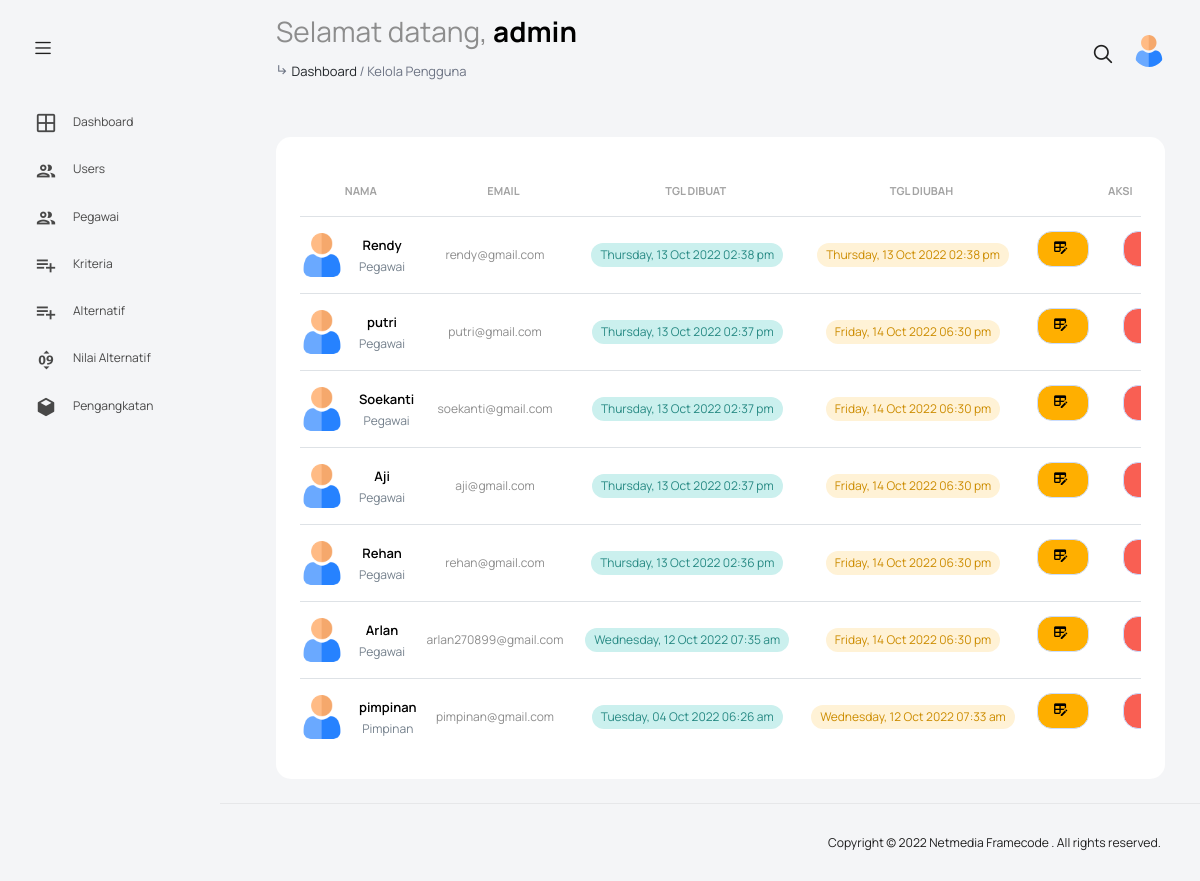
Page /views/users.php (signed in) on the committed database.
### tables this page shows
CREATE TABLE `users` (
  `id_user` int(11) NOT NULL,
  `id_role` int(11) NOT NULL DEFAULT 3,
  `username` varchar(50) NOT NULL,
  `email` varchar(100) NOT NULL,
  `password` varchar(100) NOT NULL,
  `created_at` datetime NOT NULL DEFAULT current_timestamp(),
  `updated_at` datetime NOT NULL DEFAULT current_timestamp()
);

CREATE TABLE `users_role` (
  `id_role` int(11) NOT NULL,
  `roles` varchar(50) NOT NULL
);

### controller/script.php (called while the page is built, shortened)
<?php
require_once("db_connect.php");
if (isset($_SESSION['data-user'])) {
  $idUser = htmlspecialchars(addslashes(trim(mysqli_real_escape_string($conn, $_SESSION['data-user']['id']))));
  if ($_SESSION['data-user']['role'] == 1) {
    $data_role1 = 25;
    $page_role1 = isset($_GET["page"]) ? (int)$_GET["page"] : 1;
    $awal_data_role1 = ($page_role1 > 1) ? ($page_role1 * $data_role1) - $data_role1 : 0;
    $users = mysqli_query($conn, "SELECT * FROM users JOIN users_role ON users.id_role=users_role.id_role WHERE users.id_user!='$idUser' ORDER BY users.id_user DESC LIMIT $awal_data_role1, $data_role1");
  }
}

### views/users.php (the view, shortened to what this page needs)
<?php require_once("../controller/script.php");
?>
<!DOCTYPE html>
<html lang="en">
<head><?php require_once("../resources/dash-header.php") ?></head>
<body>
  <div class="container-scroller">
    <?php require_once("../resources/dash-topbar.php") ?>
    <div class="container-fluid page-body-wrapper">
      <?php require_once("../resources/dash-sidebar.php") ?>
      <div class="main-panel">
        <div class="content-wrapper">
          <div class="row">
            <div class="col-sm-12">
              <div class="home-tab">
                <div class="card card-rounded mt-3">
                  <div class="card-body">
                    <div class="table-responsive  mt-1">
                      <table class="table select-table text-center">
                        <thead>
                          <tr>
                            <th>Nama</th>
                            <th>Email</th>
                            <th>Tgl Dibuat</th>
                            <th>Tgl Diubah</th>
                            <th colspan="2">Aksi</th>
                          </tr>
                        </thead>
                        <tbody id="search-page">
                          <?php if (mysqli_num_rows($users) == 0) { ?>
                            <tr>
                              <td colspan="6">Belum ada data pengguna</td>
                            </tr>
                            <?php } else if (mysqli_num_rows($users) > 0) {
                            while ($row = mysqli_fetch_assoc($users)) { ?>
                              <tr>
                                <td>
                                  <div class="d-flex">
                                    <img src="../assets/images/user.png" alt="">
                                    <div class="my-auto">
                                      <h6><?= $row['username'] ?></h6>
                                      <p><?= $row['roles'] ?></p>
                                    </div>
                                  </div>
                                </td>
                                <td><?= $row['email'] ?></td>
                                <td>
                                  <div class="badge badge-opacity-success">
                                    <?php $dateCreate = date_create($row['created_at']);
                                    echo date_format($dateCreate, "l, d M Y h:i a"); ?>
                                  </div>
                                </td>
                                <td>
                                  <div class="badge badge-opacity-warning">
                                    <?php $dateUpdate = date_create($row['updated_at']);
                                    echo date_format($dateUpdate, "l, d M Y h:i a"); ?>
                                  </div>
                                </td>
                                <td>
                                  <button type="button" class="btn btn-warning btn-sm" data-bs-toggle="modal" data-bs-target="#ubah<?= $row['id_user'] ?>">
                                    <i class="mdi mdi-table-edit"></i>
                                  </button>
                                </td>
                                <td>
                                  <button type="button" class="btn btn-danger btn-sm" data-bs-toggle="modal" data-bs-target="#hapus<?= $row['id_user'] ?>">
                                    <i class="mdi mdi-delete"></i>
                                  </button>
                                </td>
                              </tr>
                          <?php }
                          } ?>
                        </tbody>
                      </table>
                    </div>
                  </div>
                </div>
              </div>
            </div>
          </div>
        </div>
        <?php require_once("../resources/dash-footer.php") ?>
</body>
</html>

### rows in the picture
users: username "Rendy", id_role.roles "Pegawai", email "rendy@gmail.com", created_at "Thursday, 13 Oct 2022 02:38 pm", updated_at "Thursday, 13 Oct 2022 02:38 pm"
users: username "putri", id_role.roles "Pegawai", email "putri@gmail.com", created_at "Thursday, 13 Oct 2022 02:37 pm", updated_at "Friday, 14 Oct 2022 06:30 pm"
users: username "Soekanti", id_role.roles "Pegawai", email "soekanti@gmail.com", created_at "Thursday, 13 Oct 2022 02:37 pm", updated_at "Friday, 14 Oct 2022 06:30 pm"
users: username "Aji", id_role.roles "Pegawai", email "aji@gmail.com", created_at "Thursday, 13 Oct 2022 02:37 pm", updated_at "Friday, 14 Oct 2022 06:30 pm"
users: username "Rehan", id_role.roles "Pegawai", email "rehan@gmail.com", created_at "Thursday, 13 Oct 2022 02:36 pm", updated_at "Friday, 14 Oct 2022 06:30 pm"
users: username "Arlan", id_role.roles "Pegawai", email "arlan270899@gmail.com", created_at "Wednesday, 12 Oct 2022 07:35 am", updated_at "Friday, 14 Oct 2022 06:30 pm"
users: username "pimpinan", id_role.roles "Pimpinan", email "pimpinan@gmail.com", created_at "Tuesday, 04 Oct 2022 06:26 am", updated_at "Wednesday, 12 Oct 2022 07:33 am"

### other values in the picture
$_SESSION['data-user']['username'] "admin"
$_SESSION['page-name'] "Kelola Pengguna"
